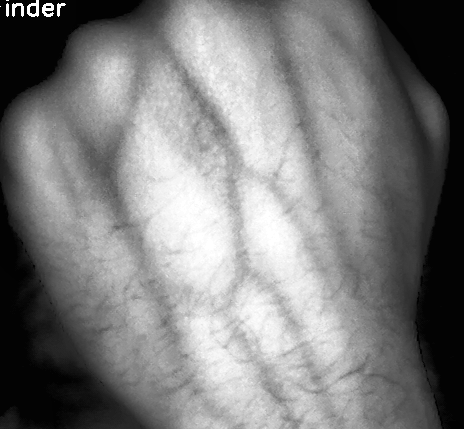
#> input picture 1.png, 464 x 429 px
$ python clahe.py
#> lines starting #> are read from the running program, lines starting #| are printed output that depends on the picture; after the words box and inside, x2 and y2 are one past the last pixel; in counts of white or black regions, pixels touching at a corner belong together
import numpy as np
import cv2

kernel7 = np.ones((7,7), np.uint8)
kernel3 = np.ones((3,3), np.uint8)

def multi_clahe(img, num):
    for i in xrange(num):
	    img = cv2.createCLAHE(clipLimit=2.0, tileGridSize=(4+i*2,4+i*2)).apply(img)
    return img

fname = '1.png'

img = cv2.imread(fname)
#> img is the input picture: shape (429, 464, 3); min 2, max 255, mean 125.6
hsv = gray = cv2.cvtColor(img, cv2.COLOR_BGR2HSV)
#> hsv: shape (429, 464, 3); mean H, S, V 0, 0, 125.6
hsv_thresh = cv2.inRange(hsv, (0, 0, 45), (180, 255, 255))
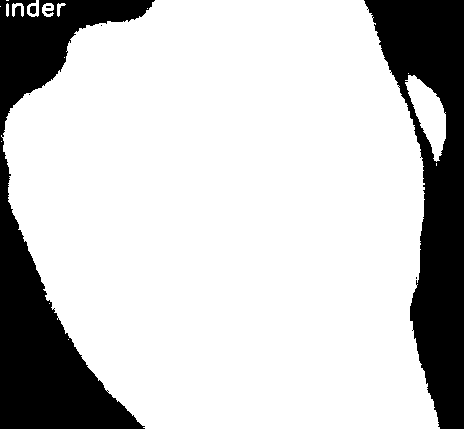
#> hsv_thresh: shape (429, 464); 78.2% white; 7 black regions (4 under 20 px), largest, box (x1, y1, x2, y2) and area: (0, 0, 155, 429) 22712, (364, 0, 464, 429) 20604, (30, 6, 36, 14) 44

org = np.copy(img)
gray = cv2.cvtColor(img, cv2.COLOR_BGR2GRAY)
gray = cv2.bitwise_and(gray, hsv_thresh, gray)
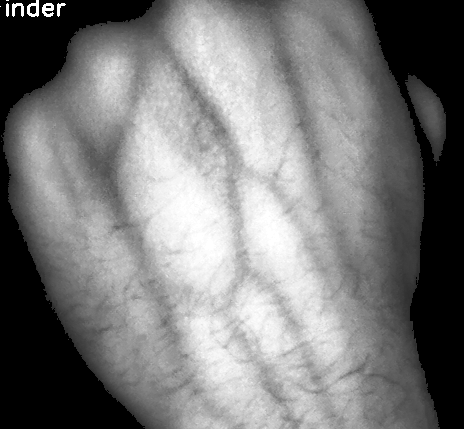
#> gray: shape (429, 464); min 0, max 255, mean 123.1

# bilateral takes more time
blur = cv2.bilateralFilter(gray,9,75,75)
#blur = cv2.GaussianBlur(gray, (5,5), cv2.BORDER_CONSTANT)

mclahe = multi_clahe(blur, 4)
#> the loop in multi_clahe, `for i in xrange(num):` made 4 passes
#> pass 1, in multi_clahe, `img = cv2.createCLAHE(clipLimit=2.0, tileGridSize=(4+i*2,4+i*2)).apply..`:
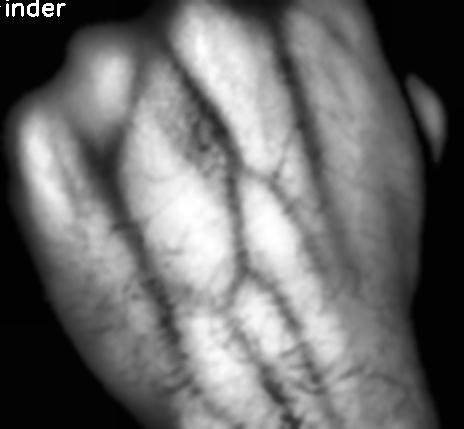
#> img: shape (429, 464); min 2, max 255, mean 108.3
#> pass 3, in multi_clahe, `img = cv2.createCLAHE(clipLimit=2.0, tileGridSize=(4+i*2,4+i*2)).apply..`:
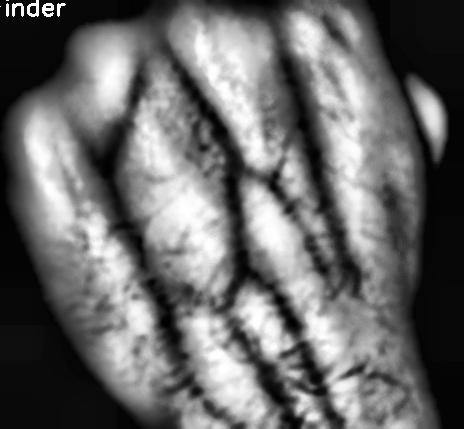
#> img: shape (429, 464); min 0, max 255, mean 105.4
#> after the loop in multi_clahe, `for i in xrange(num):`:
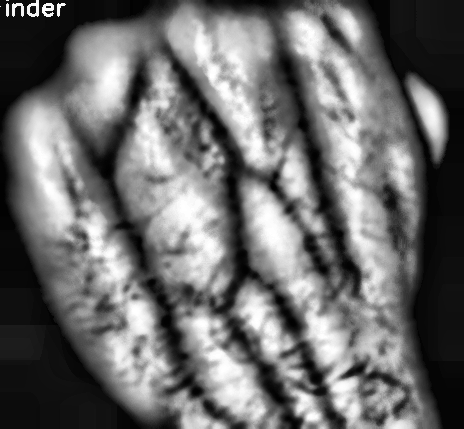
#> img: shape (429, 464); min 0, max 255, mean 108

cv2.imshow('original',org)
cv2.imshow('clahe',mclahe)
cv2.imwrite(fname.strip('.png')+ 'clahe.png', mclahe)

#ret3,th3 = cv2.threshold(final,0,255,cv2.THRESH_OTSU)
#cv2.imshow('otsu',th3)

x = (mclahe < 50)
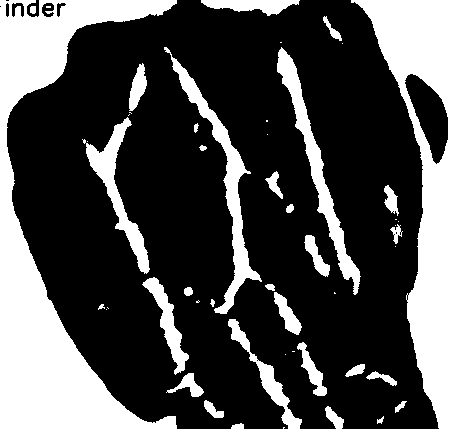
#> x: shape (429, 464) bool; 31.2% white; 51 white regions (19 under 20 px), largest, box (x1, y1, x2, y2) and area: (0, 0, 177, 429) 24149, (351, 0, 464, 429) 21283, (164, 47, 262, 314) 3433
x = np.array(x, dtype=np.uint8)*255
cv2.line(x, (x.shape[0]/2, 0), (x.shape[0]/2, x.shape[1]), 128, 1)
cv2.line(x, (0, x.shape[1]/2), (x.shape[0], x.shape[1]/2), 128, 1)
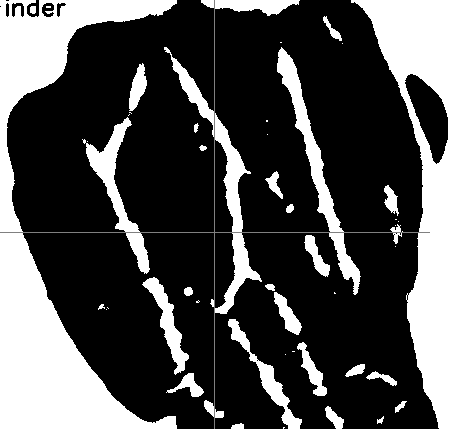
#> x: shape (429, 464); min 0, max 255, mean 80
cv2.imshow('mask of clahe',x)
cv2.imwrite(fname.strip('.png')+ 'mask.png', x)

cv2.waitKey(0)
cv2.destroyAllWindows()

$ run again, with 1clahe.png copied over 1.png
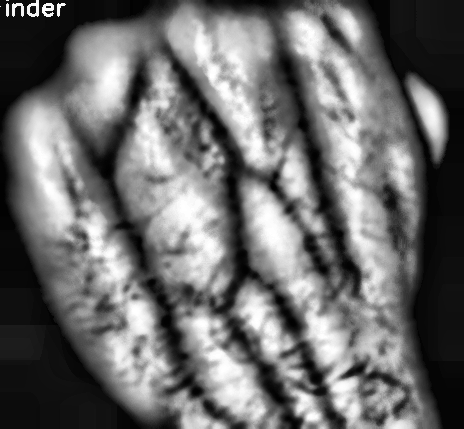
#> input picture 1clahe.png, 464 x 429 px
#> img is the input picture: shape (429, 464, 3); min 0, max 255, mean 108
#> hsv: shape (429, 464, 3); mean H, S, V 0, 0, 108
#> `hsv_thresh = cv2.inRange(hsv, (0, 0, 45), (180, 255, 255))`:
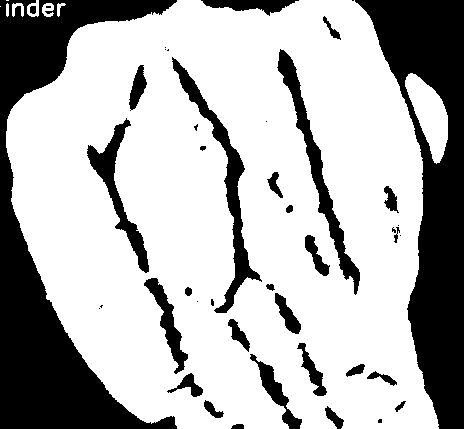
#> hsv_thresh: shape (429, 464); 70.1% white; 44 black regions (15 under 20 px), largest, box (x1, y1, x2, y2) and area: (0, 0, 177, 429) 23717, (355, 0, 464, 429) 20885, (172, 57, 262, 313) 3136
#> `cv2.line(x, (0, x.shape[1]/2), (x.shape[0], x.shape[1]/2), 128, 1)`:
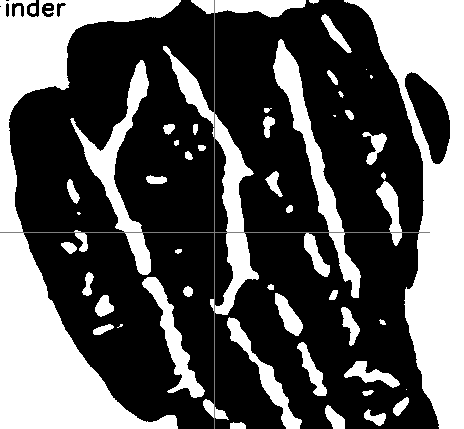
#> x: shape (429, 464); min 0, max 255, mean 90.4
